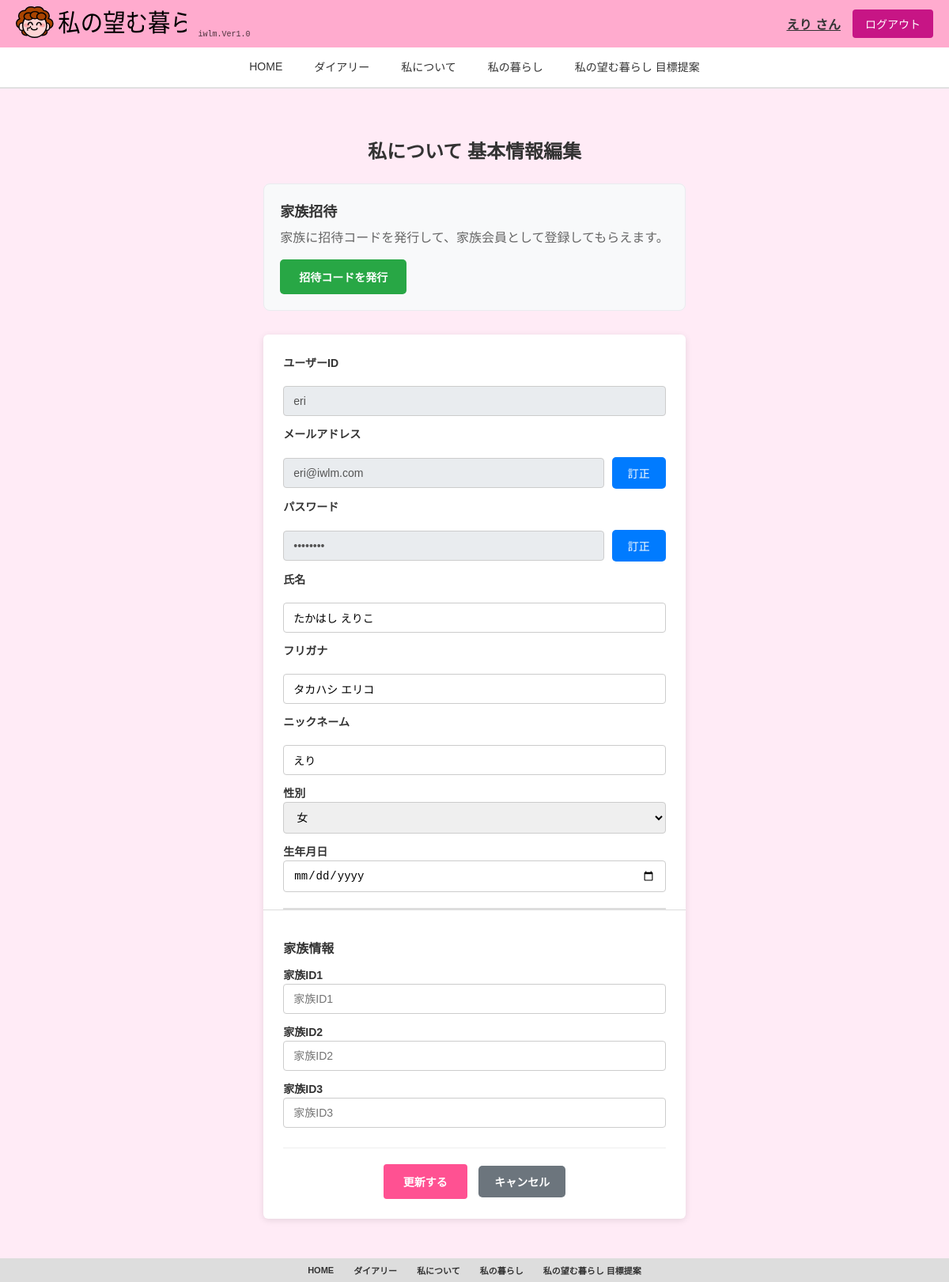
/user (signed in), run on the app's committed database.
### tables this page shows
CREATE TABLE "users"(
  id INT,
  user_id TEXT,
  email TEXT,
  password TEXT,
  user_type TEXT,
  name TEXT,
  furigana TEXT,
  nickname TEXT,
  gender TEXT,
  birth_date NUM,
  family_id1 INT,
  family_id2 INT,
  family_id3 INT,
  created_at NUM,
  updated_at NUM
);

### app.py (the view)
@app.route("/user")
@login_required
def user():
    if session.get("user_type") == "family":
        user_data = db.get_user_by_id(session["parent_user_id"])
        family_user_data = db.get_family_user_by_id(session["user_id"])
        family_users_list = None
    else:
        user_data = db.get_user_by_id(session["user_id"])
        family_user_data = None
        family_users_list = db.get_family_users_by_parent(session["user_id"])
    return render_template(
        "user.html", user=user_data, family_user=family_user_data, family_users=family_users_list
    )

### app.py (called while the page is built)
def login_required(f):
    @wraps(f)
    def decorated_function(*args, **kwargs):
        if "user_id" not in session:
            return redirect(url_for("index"))
        return f(*args, **kwargs)
    return decorated_function

### config.py (called while the page is built)
    def get_connection(self):
        conn = sqlite3.connect(self.db_path, timeout=30.0)
        conn.execute("PRAGMA journal_mode=WAL")
        conn.execute("PRAGMA busy_timeout=30000")  # 30秒
        return conn

    def get_user_by_id(self, user_id):
        conn = self.get_connection()
        cursor = conn.cursor()
        cursor.execute(
            """
            SELECT id, user_id, email, password, user_type, name, furigana, nickname,
                   gender, birth_date, family_id1, family_id2, family_id3,
                   created_at, updated_at
            FROM users WHERE user_id = ?
        """,
            (user_id,),
        )
        user = cursor.fetchone()
        conn.close()
        return user

    def get_family_users_by_parent(self, parent_user_id):
        conn = self.get_connection()
        cursor = conn.cursor()
        cursor.execute("SELECT * FROM family_users WHERE parent_user_id = ?", (parent_user_id,))
        family_users = cursor.fetchall()
        conn.close()
        return family_users

### templates/user.html (shortened to what this page needs)
{% extends "base.html" %}
{% block nickname %}{{ session.get('nickname', 'ゲスト') }}{% endblock %}
{% block content %}
<div class="user-registration">
    <h2>私について 基本情報編集</h2>
    {% if session.get('user_type') == 'self' %}
    <div class="invitation-section">
        <h3>家族招待</h3>
        <p>家族に招待コードを発行して、家族会員として登録してもらえます。</p>
        <button type="button" id="generate-invitation-btn" class="invitation-btn">招待コードを発行</button>
    </div>
    {% else %}
    <div class="alert alert-info">
        <strong>注意:</strong> 招待コード発行機能は本人ユーザーのみ利用できます。
        現在のユーザータイプ: {{ session.get('user_type', '未設定') }}
    </div>
    {% endif %}
    {% if session.get('user_type') == 'self' %}
    <form method="POST" action="{{ url_for('update_user') }}" class="registration-form">
        <div class="form-group">
            <label for="user_id">ユーザーID</label><br>
            <input type="text" id="user_id" value="{{ user[1] if user else '' }}" disabled class="disabled-input">
        </div>
        <div class="form-group">
            <label for="email">メールアドレス</label><br>
            <div class="input-with-button">
                <input type="email" id="email" value="{{ user[2] if user else '' }}" disabled class="disabled-input">
                <button type="button" class="edit-btn" onclick="toggleEdit('email')">訂正</button>
            </div>
        </div>
        <div class="form-group">
            <label for="password">パスワード</label><br>
            <div class="input-with-button">
                <input type="password" id="password" value="********" disabled class="disabled-input">
                <button type="button" class="edit-btn" onclick="toggleEdit('password')">訂正</button>
            </div>
        </div>
        <div class="form-group">
            <label for="name">氏名</label><br>
            <input type="text" id="name" name="name" value="{{ user[5] if user and user[5] else '' }}" placeholder="氏名を入力">
        </div>
        <div class="form-group">
            <label for="furigana">フリガナ</label><br>
            <input type="text" id="furigana" name="furigana" value="{{ user[6] if user and user[6] else '' }}" placeholder="フリガナを入力">
        </div>
        <div class="form-group">
            <label for="nickname">ニックネーム</label><br>
            <input type="text" id="nickname" name="nickname" value="{{ user[7] if user and user[7] else '' }}" placeholder="表示名を入力">
        </div>
        <div class="form-group">
            <label for="gender">性別</label>
            <select id="gender" name="gender">
                <option value="女" {% if user and user[8]=='女' %}selected{% endif %}>女</option>
            </select>
        </div>
        <div class="form-group">
            <label for="birth_date">生年月日</label>
            <input type="date" id="birth_date" name="birth_date" value="{{ user[9] if user and user[9] else '' }}">
        </div>
        <div class="family-section">
            <h3 class="section-title">家族情報</h3>
            {% if family_users %}
            {% for i in range(3) %}
            <div class="form-group">
                <label for="family_id{{ i + 1 }}">家族ID{{ i + 1 }}</label>
                <div class="family-id-container">
                    <input type="text" id="family_id{{ i + 1 }}" name="family_id{{ i + 1 }}" value="{{ family_users[i][1] if i < family_users|length else '' }}" placeholder="家族ID{{ i + 1 }}" readonly class="family-id-input">
                    {% if i < family_users|length %} <button type="button" class="delete-family-btn" onclick="deleteFamilyUser('{{ family_users[i][1] }}', {{ i + 1 }})" title="家族ユーザーを削除">×</button>
                        {% endif %}
                </div>
            </div>
            {% endfor %}
            {% else %}
            <div class="form-group">
                <label for="family_id1">家族ID1</label>
                <input type="text" id="family_id1" name="family_id1" value="" placeholder="家族ID1" readonly>
            </div>
            <div class="form-group">
                <label for="family_id2">家族ID2</label>
                <input type="text" id="family_id2" name="family_id2" value="" placeholder="家族ID2" readonly>
            </div>
            <div class="form-group">
                <label for="family_id3">家族ID3</label>
                <input type="text" id="family_id3" name="family_id3" value="" placeholder="家族ID3" readonly>
            </div>
            {% endif %}
        </div>
        <div class="form-actions">
            <button type="submit" class="submit-btn">更新する</button>
            <button type="button" class="cancel-btn" onclick="window.location.href='{{ url_for('dashboard') }}'">キャンセル</button>
        </div>
    </form>
        {% endif %}
    </div>
    {% endblock %}

### static/style.css (style rules this page uses)
body { background-color: #FFEBF6; margin: 0; padding: 0; font-family: Arial, sans-serif; min-height: 100vh; }
.form-group { margin-bottom: 20px; }
.form-group label { display: block; margin-bottom: 8px; font-weight: bold; color: #333; }
.form-group input { width: 100%; padding: 12px; border: 1px solid #ddd; border-radius: 4px; font-size: 14px; box-sizing: border-box; transition: border-color 0.3s ease; }
.user-registration { max-width: 750px; margin: 0 auto; padding: 20px; }
.user-registration h2 { text-align: center; color: #333; margin-bottom: 25px; font-size: 24px; font-weight: bold; }
.registration-form { background: white; padding: 25px; border-radius: 6px; box-shadow: 0 2px 8px rgba(0, 0, 0, 0.1); }
.user-registration .form-group { margin-bottom: 12px; }
.user-registration .form-group label { display: block; margin-bottom: 2px; font-weight: 600; color: #333; font-size: 14px; }
.user-registration .form-group input, .user-registration .form-group select { width: 100%; padding: 10px 12px; border: 1px solid #ccc; border-radius: 4px; font-size: 14px; box-sizing: border-box; transition: border-color 0.2s ease; }
.family-section { margin-top: 20px; padding-top: 20px; border-top: 2px solid #ddd; position: relative; }
.family-section::before { content: ''; position: absolute; top: 0; left: -25px; right: -25px; height: 1px; background-color: #ddd; }
.family-section h3 { color: #333; margin-bottom: 12px; font-size: 16px; font-weight: 600; }
.form-actions { text-align: center; margin-top: 25px; padding-top: 20px; border-top: 1px solid #eee; }
.submit-btn { background-color: #FF5192; color: white; padding: 12px 25px; border: none; border-radius: 4px; font-size: 14px; font-weight: 600; cursor: pointer; margin-right: 10px; transition: background-color 0.2s ease; }
.cancel-btn { background-color: #6c757d; color: white; padding: 12px 25px; border: none; border-radius: 4px; font-size: 14px; font-weight: 600; cursor: pointer; transition: background-color 0.2s ease; }
.input-with-button { display: flex; gap: 10px; align-items: center; }
.input-with-button input { flex: 1; }
.edit-btn { padding: 8px 15px; background-color: #6c757d; color: white; border: none; border-radius: 4px; font-size: 13px; cursor: pointer; white-space: nowrap; }
.disabled-input { background-color: #e9ecef !important; cursor: not-allowed; }
.edit-btn, .create-btn, .delete-btn, .back-btn { padding: 10px 20px; border: none; border-radius: 5px; cursor: pointer; text-decoration: none; font-size: 14px; text-align: center; display: inline-block; }
.edit-btn { background: #007bff; color: white; }
.save-btn, .delete-btn, .cancel-btn { padding: 10px 20px; border: none; border-radius: 5px; cursor: pointer; font-size: 14px; }
.cancel-btn { background: #6c757d; color: white; }
.invitation-section { background-color: #f8f9fa; border: 1px solid #e9ecef; border-radius: 8px; padding: 20px; margin-bottom: 30px; }
.invitation-section h3 { color: #333; margin: 0 0 10px 0; font-size: 18px; }
.invitation-section p { color: #666; margin: 0 0 15px 0; line-height: 1.5; }
.invitation-btn { background-color: #28a745; color: white; border: none; padding: 12px 24px; border-radius: 5px; cursor: pointer; font-size: 14px; font-weight: bold; transition: background-color 0.3s; }
.section-title { color: #CC3366; }

### data on the page
users: user "eri", email "eri@iwlm.com", name "たかはし えりこ", furigana "タカハシ エリコ", nickname "えり", gender "女"

### other printed values
{{ session.get('nickname', 'ゲスト') }} "えり"
